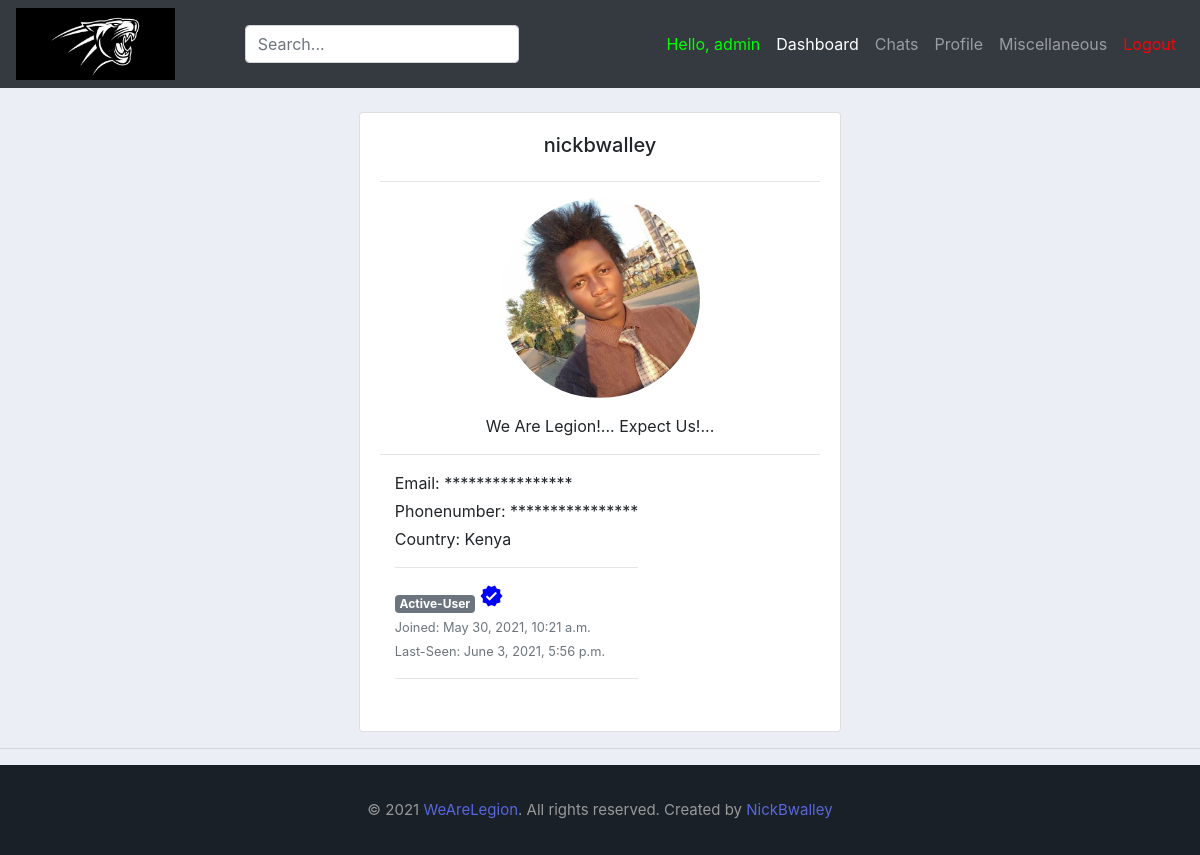
Before: /account/2/ (signed in) with the older database file.
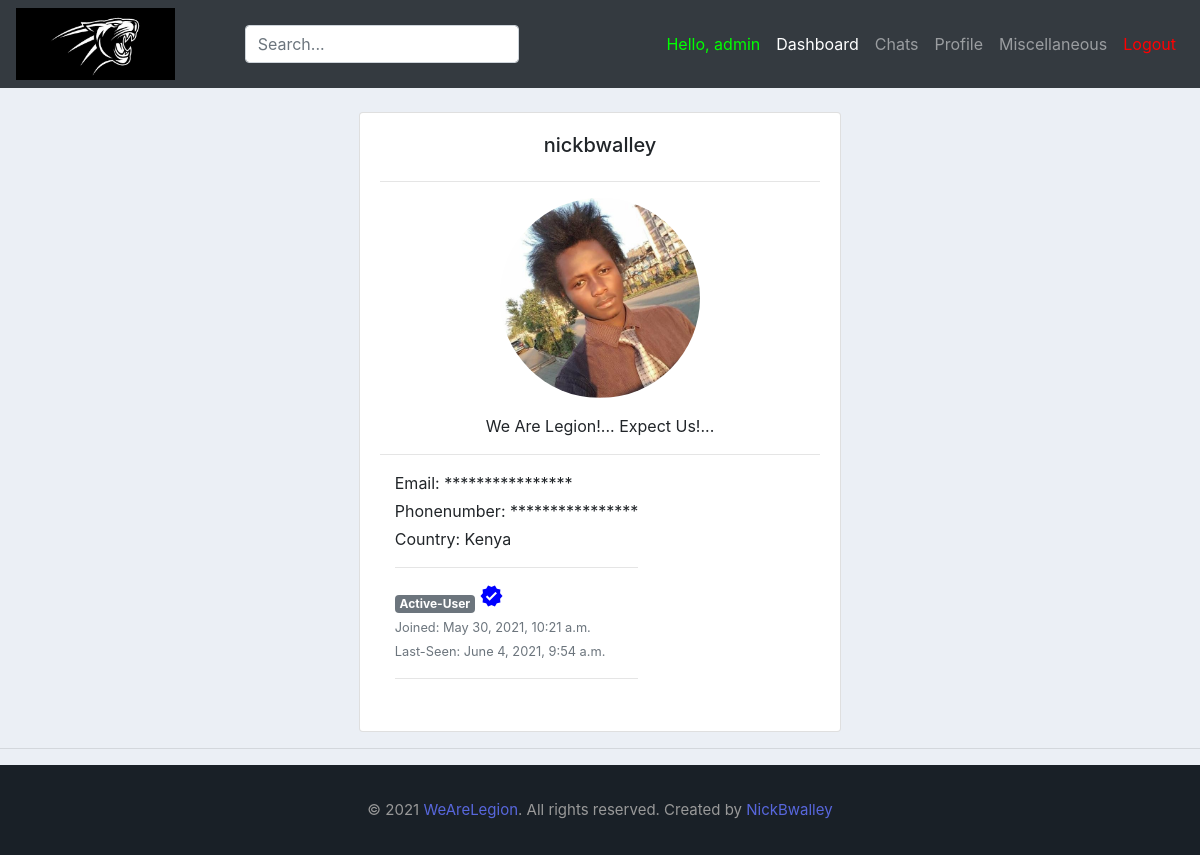
After: the same page with the newer database file.
### App1/models.py (models this page shows, shortened)
class user(AbstractBaseUser):
	alphanumeric = RegexValidator(r'^[A-Za-z0-9_.]*$', 'Only Letters, Numbers, Underscores and Periods are allowed!')
	phonenumber = RegexValidator(r'^[0-9]{10,12}$', 'Only Numerical characters are allowed! (Must be 10-12Digits)')
	username		= models.CharField(max_length=30, unique=True, validators=[alphanumeric])
	email 			= models.EmailField(verbose_name="email", max_length=60, unique=True)
	phonenumber 	= models.CharField(max_length=30, unique=True, validators=[phonenumber])
	country 		= models.ForeignKey(Country, on_delete=models.SET_NULL, blank=True, null=True)
	university 		= models.ForeignKey(University, on_delete=models.SET_NULL, null=True)
	course			= models.ForeignKey(Course, on_delete=models.SET_NULL, blank=True, null=True)
	profile_pic 	= models.ImageField(null=True, blank=True, default=get_default_profile_image, upload_to=get_profile_image_filepath)
	bio 			= models.CharField(max_length=40, default="Hey there...", blank=True, null=True)
	date_joined 	= models.DateTimeField(verbose_name='date joined', auto_now_add=True)
	last_login		= models.DateTimeField(verbose_name='last login', auto_now=True)
	hide_email		= models.BooleanField(default=True)
	hide_phonenumber= models.BooleanField(default=True)
	is_active 		= models.BooleanField(default=True)
	is_admin 		= models.BooleanField(default=False)
	is_verified  	= models.BooleanField(default=False)
	is_staff 		= models.BooleanField(default=False)
	is_superuser 	= models.BooleanField(default=False)
	USERNAME_FIELD = 'username'
	REQUIRED_FIELDS = ['email']
	objects = MyAccountManager()

class Country(models.Model):
    name = models.CharField(max_length=40)
    def __str__(self):
        return self.name

### App1/views.py (the view)
# urls.py: path('account/<int:id>/', views.account_view, name='view'),
@login_required(login_url='login') # only allows users who are logged in with correct credentials
def account_view(request, id):
	context = {}
	account = get_object_or_404(user, pk=id)
	if account:
		context['id']: account.id
		context['username']: account.username
		context['email']: account.email
		context['profile_image']: account.profile_image.url
		context['hide_email']: account.hide_email
		context['hide_phonenumber']: account.hide_phonenumber
		is_self = False
		user_id = request.user.id
		print(user_id)
		print(account.id)
		if user_id == account.id:
			is_self = True
	return render(request, "App1/other_profile.html", {'id':id, 'account':account, 'context': context})

### App1/templates/App1/other_profile.html (shortened to what this page needs)
{%  extends 'App1/main.html' %}
{% load static %}
{% block content %}
<br>
<div class="row justify-content-md-center">
    <div class="col-md-5">
        <div class="card card-body">
            <h5 style="text-align: center">{{account.username}}</h5>
            <hr>
            <img class="profile-pic" src="{{account.profile_pic.url}}" >
      <div class="mt-3 text-center">
        <p class="mb-0">{{account.bio}}</p>
      </div>
        <hr>
        <div class="col d-flex flex-column flex-sm-row justify-content-between mb-3">
          <div class="text-center text-sm-left mb-2 mb-sm-0">
            {% if request.user.id == account.id %}
            <p class="mb-1">Email: {{account.email}}</p>
            {% else %}
              {% if account.hide_email %}
              <p class="mb-1">Email: ****************</p>
              {% else %}
                <p class="mb-1">Email: {{account.email}}</p>
                {% endif %}
            {% endif %}
            {% if request.user.id == account.id %}
            <p class="mb-1">Phonenumber: {{account.phonenumber}}</p>
            {% else %}
              {% if account.hide_phonenumber %}
              <p class="mb-1">Phonenumber: ****************</p>
              {% else %}
                <p class="mb-1">Phonenumber: {{account.phonenumber}}</p>
                {% endif %}
            {% endif %}
            <p class="mb-1">Country: {{account.country}}</p>
            <hr>
            {% if account.is_admin %}
            <span class="badge badge-secondary">Administrator</span>
            {% else %}
            <span class="badge badge-secondary">Active-User</span>
            {% endif %}
            {% if account.is_verified %}
            <span class="material-icons" style="color: blue;">verified</span>
            {% endif %}
            <div class="text-muted"><small>Joined: {{account.date_joined}}</small></div>
            <div class="text-muted"><small>Last-Seen: {{account.last_login}}</small></div>
            <hr>
          </div>
        </div>
        </div>
    </div>
</div>
{% endblock %}

Changed rows visible on the page:
changed user "nickbwalley": last_login "June 3, 2021, 5:56 p.m." → "June 4, 2021, 9:54 a.m."
